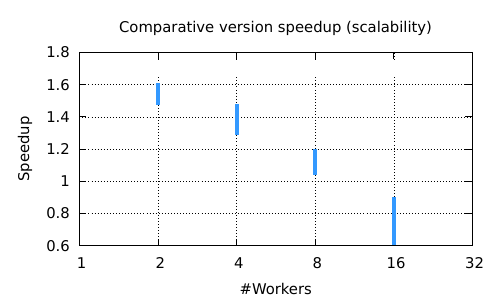

Write gnuplot code to recreate this figure.
# set terminal pngcairo  transparent enhanced font "arial,10" fontscale 1.0 size 600, 400 
# set output 'candlesticks.3.png'
set terminal pdfcairo mono font "sans, 16" color 
set output 'amazon-2008-scalability-comparative-speedup-candle-plot.pdf'

set key top left
set grid

# Setting the boxwidth to desirable value.
# http://gnuplot.sourceforge.net/docs_4.2/node163.html
set boxwidth 
set style fill solid 1.00 border 

set title "Comparative version speedup (scalability)" 

set ylabel "Speedup"
set xlabel "#Workers"

set xrange [1:32]
#set yrange [1:6]
set logscale x 2

plot 'amazon-2008-40000-random-start_30_data_comparative_stats.tsv' using 1:($6-$7):($6-$7):($6+$7):($6+$7) linecolor rgb '#3399ff' with candlesticks 
